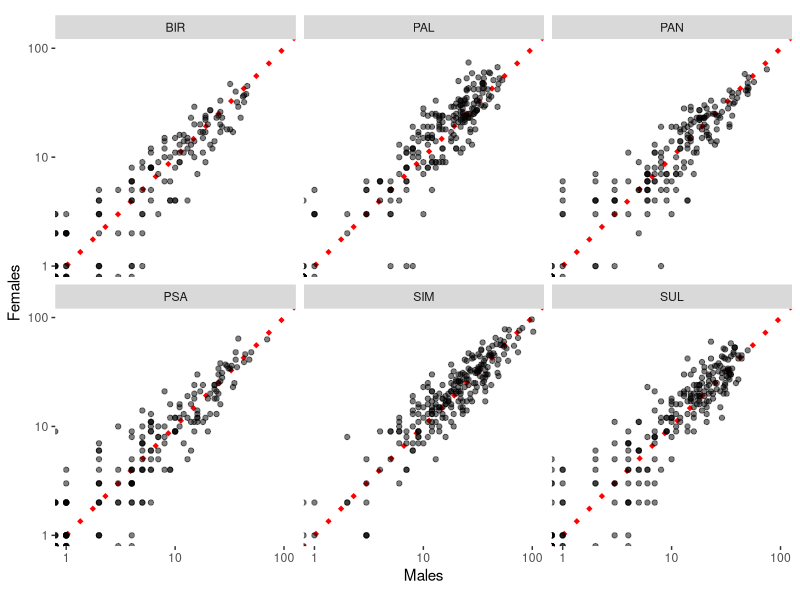
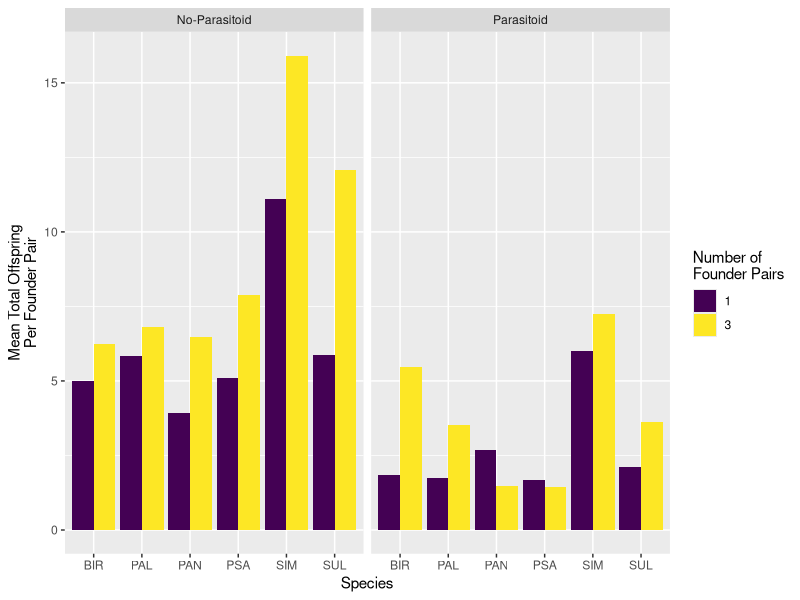
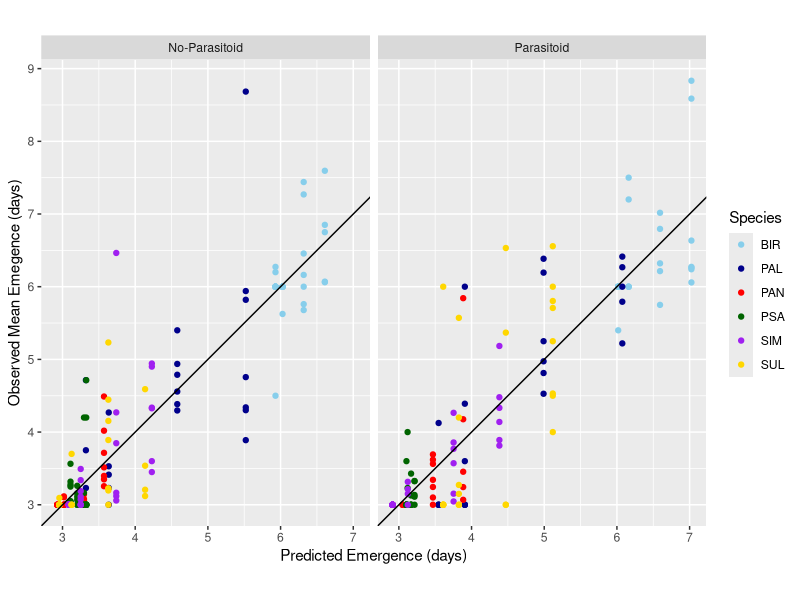
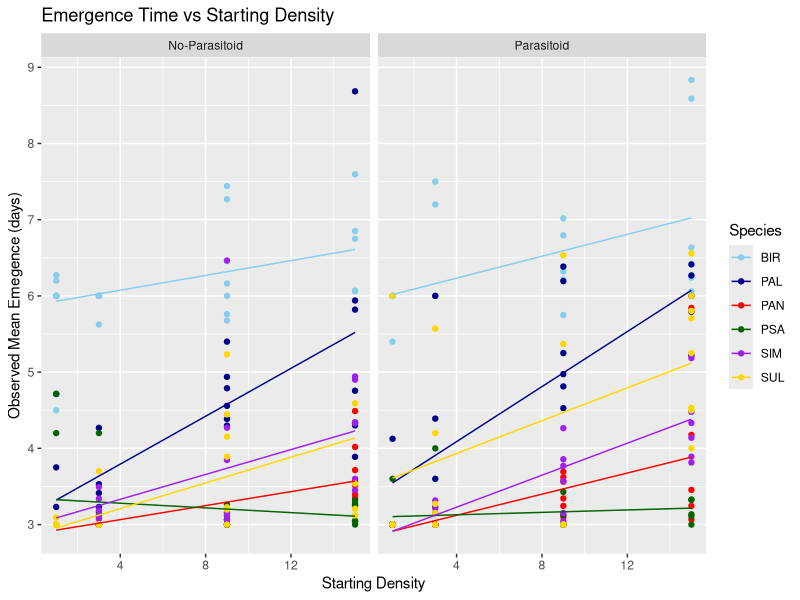

Source code (R) for these figures, in order:
## ---- chunk 1
knitr::opts_chunk$set(echo = FALSE)
## ---- chunk 2
library(tidyverse)
library(knitr)
library(cowplot)
library(ggpubr)

# Loading raw data:
Clean_IntraData<- read_csv('Data/Clean_IntraData.csv')
CleanInterData<- read_csv('Data/CleanInterData.csv')

species <- c('BIR','PAL', 'PAN', 'PSA', 'SIM', 'SUL')

cols = c('BIR' = 'skyblue', 
         'PAL' = 'darkblue',
         'PAN' = 'red',
         'PSA'= 'darkgreen',  
         'SIM' = 'purple', 
         'SUL' = 'gold'  )
## ---- chunk 3

Clean_IntraData %>%
  filter(Treatment  %in% c('Hot Para', 'Hot Safe'))%>%
  rowwise()%>%
  mutate(TotMales = sum(Male1, Male2, Male3, Male4, na.rm = TRUE),
         TotFemales = sum(Female1, Female2, Female3, Female4, na.rm = TRUE),
         TotalFounders= Sp1_Dens)%>%
  select(Sp = Sp1, Sp_Dens= Sp1_Dens,TotalFounders,tubeID, Treatment, TotMales, TotFemales) -> intra_sexratio

CleanInterData %>%
  filter(Treatment  %in% c('Hot Para', 'Hot Safe'),
         !is.na(FemaleSp1))%>% 
  mutate(TotMales = MaleSp1,
         TotFemales = FemaleSp1,
        TotalFounders = Sp1Dens +Sp2Dens)%>%
  select(Sp = Sp1, Sp_Dens= Sp1Dens, TotalFounders, tubeID, Treatment, TotMales, TotFemales) -> inter1_sexratio

CleanInterData %>%
  filter(Treatment  %in% c('Hot Para', 'Hot Safe'),
         !is.na(FemaleSp1))%>% 
  mutate(TotMales = MaleSp2,
         TotFemales = FemaleSp2,
        TotalFounders = Sp1Dens +Sp2Dens)%>%
  select(Sp=  Sp2, Sp_Dens= Sp2Dens, TotalFounders, tubeID, Treatment, TotMales, TotFemales) -> inter2_sexratio

AllSexRatioData <- bind_rows(intra_sexratio,inter1_sexratio, inter2_sexratio )

## ---- chunk 4
AllSexRatioData%>%
  ggplot(aes(TotMales, TotFemales))+
  geom_abline(slope=1, col = 'red', size =1.5, linetype = 'dotted')+
  geom_point(alpha = 0.5)+
  facet_wrap(~Sp)+
  coord_fixed()+ 
  scale_x_log10()+
  scale_y_log10()+
  theme(panel.background =  element_blank())+
  xlab('Males')+
  ylab('Females')
## ---- chunk 5
glm(  cbind(TotMales, TotFemales)~Sp* TotalFounders ,
         family = 'binomial' ,data=AllSexRatioData) %>% summary

glm(  cbind(TotMales, TotFemales)~1,
        family = 'binomial' ,data=AllSexRatioData) %>% summary
## ---- chunk 6
Clean_IntraData%>%
  filter(Sp1_Dens <4)%>%
  filter(Treatment  %in% c('Hot Para', 'Hot Safe'))%>%
  select(Sp1, Sp1_Dens, GrandTotal, Treatment)%>%
  group_by(Sp1,Sp1_Dens, Treatment)%>%
  summarise(MeanTotalPerFounder = mean(GrandTotal/Sp1_Dens))%>%
  mutate(Treatment = recode(Treatment, 
                            'Hot Safe'='No-Parasitoid',
                            'Hot Para'= 'Parasitoid'))-> AlleeEffectData

AlleeEffectData %>%
  group_by(Sp1, Treatment)%>%
  spread(Sp1_Dens, MeanTotalPerFounder)%>%
  rename( `Per-Founder Total (Single Founder)` = `1`,
          `Per-Founder Total (Three Founders)`=   `3`) -> AlleeEffectData2

# kable(AlleeEffectData2, digits = 2)

# AlleeEffectData2 %>%
#   group_by(Treatment)%>%
#   summarise( `Mean Percentage Change For Singleton` = 100*mean((`Per-Founder Total (Single Founder)`- `Per-Founder Total (Three Founders)`)/ `Per-Founder Total (Three Founders)`)) %>%
#   kable(digits = 2)

AlleeEffectData%>%
  ggplot(aes(fill=factor(Sp1_Dens), Sp1, MeanTotalPerFounder))+
  geom_bar(stat = 'identity', position = 'dodge')+
  scale_fill_viridis_d(name = 'Number of\nFounder Pairs')+
  ylab('Mean Total Offspring\nPer Founder Pair')+
  xlab('Species')+
  facet_wrap(~Treatment)
  
## ---- chunk 7
Clean_IntraData%>%
  arrange(tubeID)%>%
  filter(Temp == 'Hot')%>%
  mutate(Dens0 = Sp1_Dens,
         SpID = Sp1)%>%
  filter(GrandTotal >0) -> EmergenceTimeData

lm(data = EmergenceTimeData,
   MeanEmergence ~ Dens0 * SpID*Treatment)-> Mod_StartCount_all

tmp<-step(Mod_StartCount_all) #  Suggests dropping tree-way interaction

Mod_StartCount <- lm(data = EmergenceTimeData,
   MeanEmergence ~ Dens0 + SpID + Treatment + Dens0:SpID + Dens0:Treatment + SpID:Treatment)

summary(Mod_StartCount)

lm(data = EmergenceTimeData,
   MeanEmergence ~ GrandTotal * SpID*Treatment)-> Mod_EndCount
# Using end counts is similar accuracy, but harder to extrapolate

#summary(Mod_EndCount)
## ---- chunk 8
Predictions<- predict(Mod_StartCount,EmergenceTimeData )

SingleSpeciesPredictionData <-data.frame('Predicted Emergence' = Predictions,
           'Observed Mean Emergence' = EmergenceTimeData$MeanEmergence,
           'Sp' = EmergenceTimeData$Sp1,
           'Density' = EmergenceTimeData$Dens0,
           'Treatment' =EmergenceTimeData$Treatment )%>%
  mutate(Treatment = recode(Treatment, 
                             'Hot Safe'='No-Parasitoid',
                            'Hot Para'= 'Parasitoid'))

SingleSpeciesPredictionData %>%
  ggplot(aes(Predicted.Emergence,Observed.Mean.Emergence, col=Sp ))+
  geom_point()+
  geom_abline(slope=1)+
  facet_wrap(~Treatment)+
  coord_fixed()+
  scale_colour_manual(values = cols, name = 'Species')+
  ylab('Observed Mean Emegence (days)')+
  xlab('Predicted Emergence (days)')

## ---- chunk 9


SingleSpeciesPredictionData%>%
  ggplot(aes(y= Observed.Mean.Emergence, x=Density,  col=Sp ))+
  geom_point()+
  geom_line(aes(y= Predicted.Emergence))+
  facet_wrap(~Treatment)+
  ggtitle('Emergence Time vs Starting Density')+
  scale_colour_manual(values = cols, name = 'Species')+
 ylab('Observed Mean Emegence (days)')+
  xlab('Starting Density')


